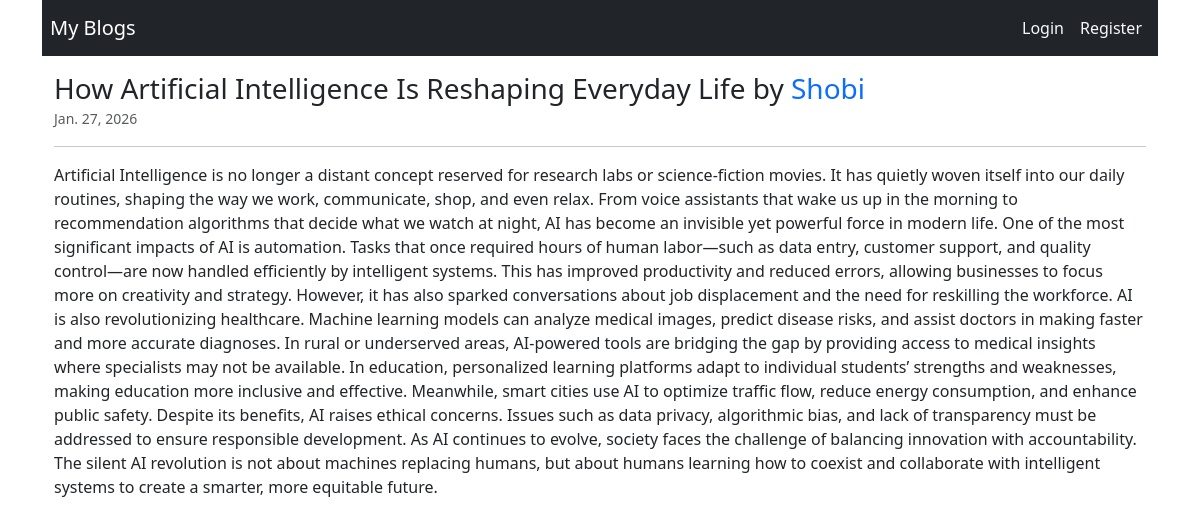
Page /detail/1/ on the committed database.
### blog/models.py (models this page shows, shortened)
class Post(models.Model):
    title = models.CharField(max_length=200)
    content = models.TextField()
    author = models.ForeignKey(User,on_delete=models.CASCADE)
    created_at = models.DateTimeField(auto_now_add=True)

### blog/views.py (the view)
# urls.py: path('detail/<int:pk>/',views.detail_post,name="detail-post"),
def detail_post(request,pk):
    post = Post.objects.get(id=pk)
    return render(request,"post_detail.html",{'post':post})

### blog/templates/post_detail.html
{% extends "base.html" %}
{% block content %}
    <div class="container mt-3">
        <h3 class="card-title mt-2">{{post.title | title}} by <span class="text-primary">{{post.author}}</span></h3>
        <small class="text-muted">{{post.created_at | date }}</small>
        <hr>
        <p class="card-text">{{post.content}}</p>
    </div>
{% endblock content %}

### rows in the picture
Post: title "How Artificial Intelligence Is Reshaping Everyday Life", author "Shobi", created_at "Jan. 27, 2026", content "Artificial Intelligence is no longer a distant concept reserved for research labs or science-fiction movies. It has quietly woven itself into our daily routines, shaping the way we work, communicate, shop, and even relax. From voice assistants that wake us up in the morning to recommendation algorithms that decide what we watch at night, AI has become an invisible yet powerful force in modern life. One of the most significant impacts of AI is automation. Tasks that once required hours of human labor—such as data entry, customer support, and quality control—are now handled efficiently by intelligent systems. This has improved productivity and reduced errors, allowing businesses to focus more…"
